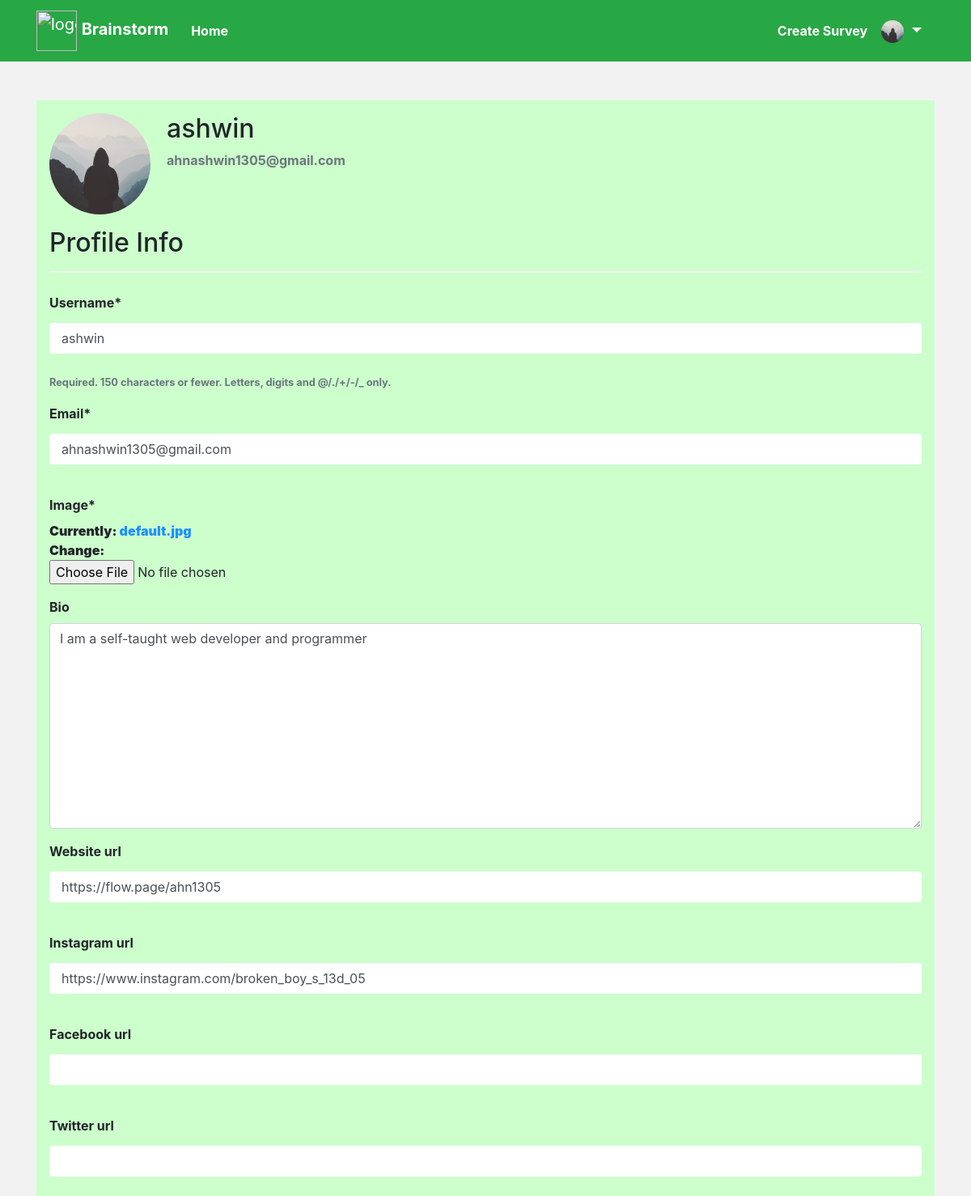
The page /profile/ (signed in, upper part) on the database as committed earlier.
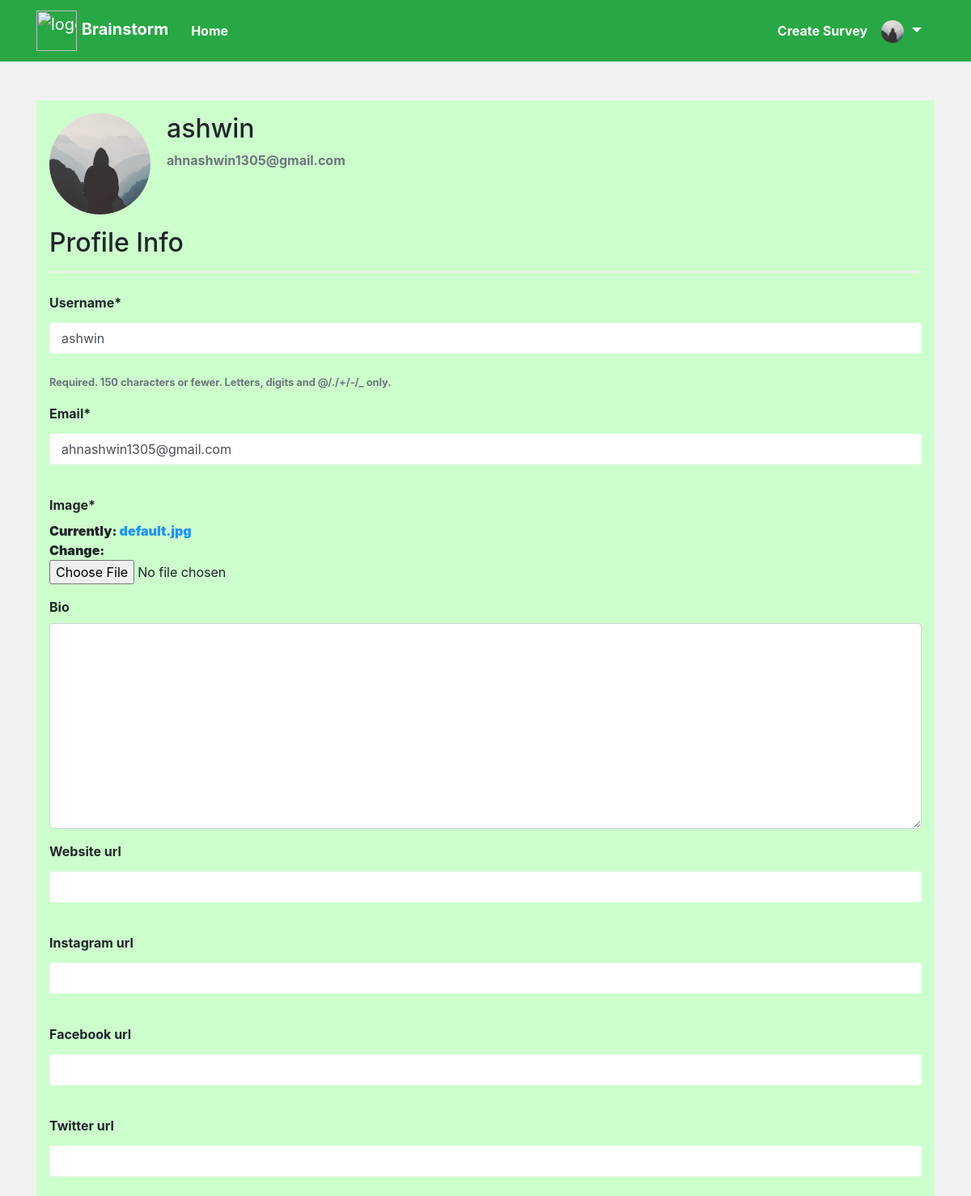
The same page on the database as committed later.
### users/models.py (models this page shows, shortened)
class Profile(models.Model):
    user = models.OneToOneField(User, on_delete=models.CASCADE)
    bio = models.TextField(max_length=600, blank=True)
    image = models.ImageField(default='default.jpg', upload_to='Profile_pics')
    website_url = models.CharField(max_length = 255, null = True, blank = True)
    instagram_url = models.CharField(max_length = 255, null = True, blank = True)
    facebook_url = models.CharField(max_length = 255, null = True, blank = True)
    twitter_url = models.CharField(max_length = 255, null = True, blank = True)
    github_url = models.CharField(max_length = 255, null = True, blank = True)
    linkedin_url = models.CharField(max_length = 255, null = True, blank = True)

### users/views.py (the view)
# urls.py: path('profile/', views.profile ,name= 'profile'),
@login_required
def profile(request):
    print("we are here at update view")
    if request.method == 'POST':
        u_form = UserUpdateForm(request.POST, instance=request.user)
        p_form = ProfileUpdateForm(request.POST,
                                   request.FILES,
                                   instance=request.user.profile)
        if u_form.is_valid() and p_form.is_valid():
            u_form.save()
            p_form.save()
            print("update successful")
            messages.success(request, f'Your account has been updated!')
            return redirect('profile') # we are redirecting for a get request, if we refresh
    else:
        u_form = UserUpdateForm(instance=request.user)
        p_form = ProfileUpdateForm(instance=request.user.profile)
    context = {
        'u_form': u_form,
        'p_form': p_form
    }
    return render(request, 'users/profile.html', context)

### users/forms.py
class UserUpdateForm(forms.ModelForm):
    email = forms.EmailField()
    class Meta:
        model = User
        fields = ('username','email')

class ProfileUpdateForm(forms.ModelForm):
	class Meta:
		model = Profile
		fields = ['image','bio','website_url','instagram_url','facebook_url','twitter_url','github_url','linkedin_url']

### users/templates/users/profile.html (shortened to what this page needs)
{% extends "survey_app/base.html" %}
{% load crispy_forms_tags %}
{% block content %}
<form method = "POST" action = "" enctype="multipart/form-data">
  <div class="register-container">
  <div class="media">
        <img class="rounded-circle account-img" src="{{ user.profile.image.url }}">
        <div class="media-body">
          <h2 class="account-heading">{{ user.username }}</h2>
          <p class="text-secondary"><b>{{ user.email }}<b></p>
        </div>
      </div>
    <h2>Profile Info</h2>
    <hr>
     <form method="POST" enctype="multipart/form-data">
		<fieldset class = "form-group">
			{{ u_form|crispy }}
			{{ p_form|crispy }}
		</fieldset>
	</form>
  </div>
</form>
{% endblock content %}

### survey_app/templates/survey_app/base.html (shortened to what this page needs)
{% load static %}
<html lang="en">
  <head>
<link rel="stylesheet" href="{% static 'survey_app/css/alertify.min.css' %}"/>
<link rel="stylesheet" href="{% static 'survey_app/css/default.min.css' %}" />
    <link rel="stylesheet" href="https://cdnjs.cloudflare.com/ajax/libs/font-awesome/5.13.0/css/all.min.css">
    <link rel="stylesheet" href="https://cdn.jsdelivr.net/npm/bootstrap@4.6.0/dist/css/bootstrap.min.css">
    <link rel="stylesheet" type="text/css" href="{% static 'survey_app/css/main.css' %}">
  </head>
  <body>
      <header class="site-header">
      <nav class="navbar navbar-expand-md navbar-dark bg-success">
        <div class="container">
          <a class="navbar-brand" href="{% url 'home' %}">
        <img src="https://cdn4.iconfinder.com/data/icons/alphabet-3/500/ABC_alphabet_letter_font_graphic_language_text_B-512.png" width="50" height="50" alt="logo">
        <b>Brainstorm</b>
        </a>
          <div class="collapse navbar-collapse" id="navbarToggle">
            <div class="navbar-nav mr-auto">
              <a class="nav-item nav-link" href="{% url 'home' %}">&nbsp;Home</a>
            </div>
            <div class="navbar-nav">
                {% if user.is_authenticated %}
                <a class="nav-item nav-link" href="{% url 'survey-list' %}">Create Survey</a>&nbsp;&nbsp;
                 <li class="nav-item dropdown">
        <a class="navbar-brand dropdown-toggle" href="#" id="navbarDropdown" role="button" data-toggle="dropdown" aria-haspopup="true" aria-expanded="false">
           <img src="{{ request.user.profile.image.url }}" width="28" height="28" class="rounded-circle">
        </a>
      </li>
                    {% else %}
                <a class="nav-item nav-link" href="{% url 'register' %}">Register</a>
                <a class="nav-item nav-link" href="{% url 'login' %}">Login</a>
                {% endif %}
            </div>
          </div>
        </div>
      </nav>
    </header>
<br>
  <br>
    <main role="main" class="container">
      {% block content %}{% endblock content %}
    </main>
  </body>
</html>

### survey_app/static/survey_app/css/main.css (style rules this page uses)
.navbar-dark .navbar-nav .nav-link { color: white; font-weight: bold; }
html,body { background: #f2f2f2; }
.account-img { height: 125px; width: 125px; margin-right: 20px; margin-bottom: 16px; }
.register-container { padding: 16px; background-color: #ccffcc; }
input[type=text], input[type=password], input[type=email], input[type=textarea] { width: 100%; padding: 15px; margin: 5px 0 22px 0; display: inline-block; border: none; background: #ffffff; }
hr { border: 1px solid #f1f1f1; margin-bottom: 25px; }
a { color: dodgerblue; }
li { font-weight:bold; }
small { font-weight:bold; }
label { font-weight:bold; }

Rows that differ between the two databases and show on the page:
changed Profile: bio "I am a self-taught web developer and programmer" → (not shown); website_url "https://flow.page/ahn1305" → (not shown); instagram_url "https://www.instagram.com/broken_boy_s_13d_05" → (not shown)
